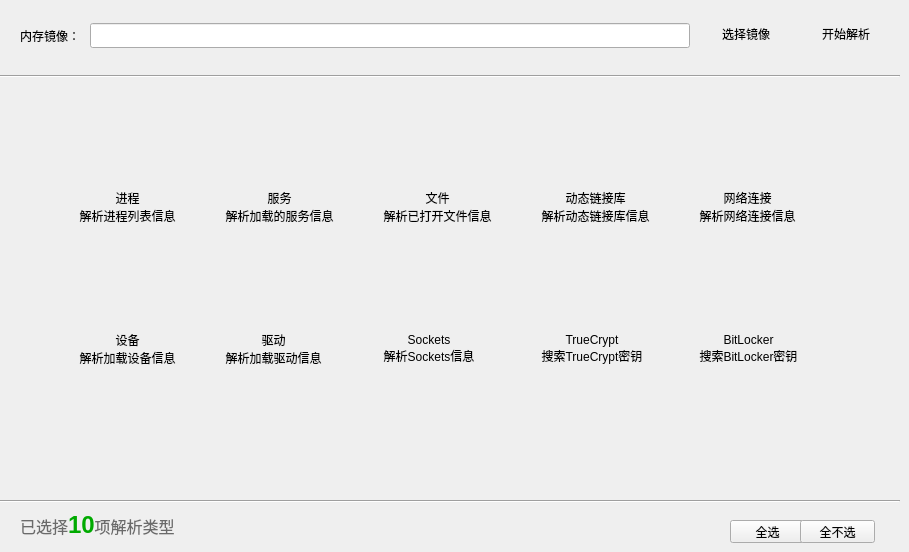
   <widget class="QWidget" name="stackedWidgetPage1">
    <property name="enabled">
     <bool>true</bool>
    </property>
    <widget class="Line" name="line">
     <property name="geometry">
      <rect>
       <x>0</x>
       <y>75</y>
       <width>900</width>
       <height>2</height>
      </rect>
     </property>
     <property name="orientation">
      <enum>Qt::Horizontal</enum>
     </property>
    </widget>
    <widget class="Line" name="line_2">
     <property name="geometry">
      <rect>
       <x>0</x>
       <y>500</y>
       <width>900</width>
       <height>3</height>
      </rect>
     </property>
     <property name="orientation">
      <enum>Qt::Horizontal</enum>
     </property>
    </widget>
    <widget class="QLabel" name="label_3">
     <property name="geometry">
      <rect>
       <x>20</x>
       <y>25</y>
       <width>61</width>
       <height>21</height>
      </rect>
     </property>
     <property name="text">
      <string>内存镜像：</string>
     </property>
    </widget>
    <widget class="QLineEdit" name="lineEdit">
     <property name="geometry">
      <rect>
       <x>90</x>
       <y>23</y>
       <width>600</width>
       <height>25</height>
      </rect>
     </property>
    </widget>
    <widget class="QToolButton" name="selectImageButton">
     <property name="geometry">
      <rect>
       <x>710</x>
       <y>20</y>
       <width>72</width>
       <height>28</height>
      </rect>
     </property>
     <property name="styleSheet">
      <string notr="true">border:0px;
background-image: url(:/images/00036[72x28x8BPP].png);</string>
     </property>
     <property name="text">
      <string>选择镜像</string>
     </property>
     <property name="iconSize">
      <size>
       <width>72</width>
       <height>28</height>
      </size>
     </property>
    </widget>
    <widget class="QToolButton" name="runButton">
     <property name="geometry">
      <rect>
       <x>810</x>
       <y>20</y>
       <width>72</width>
       <height>28</height>
      </rect>
     </property>
     <property name="styleSheet">
      <string notr="true">border:0px;
background-image: url(:/images/00036[72x28x8BPP].png);</string>
     </property>
     <property name="text">
      <string>开始解析</string>
     </property>
     <property name="iconSize">
      <size>
       <width>72</width>
       <height>28</height>
      </size>
     </property>
    </widget>
    <widget class="QWidget" name="gridLayoutWidget">
     <property name="geometry">
      <rect>
       <x>40</x>
       <y>90</y>
       <width>801</width>
       <height>361</height>
      </rect>
     </property>
     <layout class="QGridLayout" name="gridLayout" rowstretch="0,0">
      <item row="0" column="4">
       <widget class="QToolButton" name="netscanButton">
        <property name="styleSheet">
         <string notr="true">border:0px;
background: transparent;

</string>
        </property>
        <property name="text">
         <string>
网络连接
解析网络连接信息</string>
        </property>
        <property name="icon">
         <iconset resource="images.qrc">
          <normaloff>:/images/00022[72x72x8BPP].png</normaloff>:/images/00022[72x72x8BPP].png</iconset>
        </property>
        <property name="iconSize">
         <size>
          <width>72</width>
          <height>72</height>
         </size>
        </property>
        <property name="checkable">
         <bool>true</bool>
        </property>
        <property name="checked">
         <bool>true</bool>
        </property>
        <property name="toolButtonStyle">
         <enum>Qt::ToolButtonTextUnderIcon</enum>
        </property>
       </widget>
      </item>
      <item row="0" column="1">
       <widget class="QToolButton" name="svcscanButton">
        <property name="styleSheet">
         <string notr="true">border:0px;
background: transparent;

</string>
        </property>
        <property name="text">
         <string>
服务
解析加载的服务信息</string>
        </property>
        <property name="icon">
         <iconset resource="images.qrc">
          <normaloff>:/images/00027[72x72x8BPP].png</normaloff>:/images/00027[72x72x8BPP].png</iconset>
        </property>
        <property name="iconSize">
         <size>
          <width>72</width>
          <height>72</height>
         </size>
        </property>
        <property name="checkable">
         <bool>true</bool>
        </property>
        <property name="checked">
         <bool>true</bool>
        </property>
        <property name="toolButtonStyle">
         <enum>Qt::ToolButtonTextUnderIcon</enum>
        </property>
       </widget>
      </item>
      <item row="0" column="2">
       <widget class="QToolButton" name="filescanButton">
        <property name="styleSheet">
         <string notr="true">border:0px;
background: transparent;

</string>
        </property>
        <property name="text">
         <string>
文件
解析已打开文件信息</string>
        </property>
        <property name="icon">
         <iconset resource="images.qrc">
          <normaloff>:/images/00024[72x72x8BPP].png</normaloff>:/images/00024[72x72x8BPP].png</iconset>
        </property>
        <property name="iconSize">
         <size>
          <width>72</width>
          <height>72</height>
         </size>
        </property>
        <property name="checkable">
         <bool>true</bool>
        </property>
        <property name="checked">
         <bool>true</bool>
        </property>
        <property name="toolButtonStyle">
         <enum>Qt::ToolButtonTextUnderIcon</enum>
        </property>
       </widget>
      </item>
      <item row="0" column="3">
       <widget class="QToolButton" name="dlllistButton">
        <property name="styleSheet">
         <string notr="true">border:0px;
background: transparent;

</string>
        </property>
        <property name="text">
         <string>
动态链接库
解析动态链接库信息</string>
        </property>
        <property name="icon">
         <iconset resource="images.qrc">
          <normaloff>:/images/00013[72x72x8BPP].png</normaloff>:/images/00013[72x72x8BPP].png</iconset>
        </property>
        <property name="iconSize">
         <size>
          <width>72</width>
          <height>72</height>
         </size>
        </property>
        <property name="checkable">
         <bool>true</bool>
        </property>
        <property name="checked">
         <bool>true</bool>
        </property>
        <property name="toolButtonStyle">
         <enum>Qt::ToolButtonTextUnderIcon</enum>
        </property>
       </widget>
      </item>
      <item row="1" column="0">
       <widget class="QToolButton" name="deviceButton">
        <property name="styleSheet">
         <string notr="true">border:0px;
background: transparent;

</string>
        </property>
        <property name="text">
         <string>
设备
解析加载设备信息</string>
        </property>
        <property name="icon">
         <iconset resource="images.qrc">
          <normaloff>:/images/00014[86x72x8BPP].png</normaloff>:/images/00014[86x72x8BPP].png</iconset>
        </property>
        <property name="iconSize">
         <size>
          <width>72</width>
          <height>72</height>
         </size>
        </property>
        <property name="checkable">
         <bool>true</bool>
        </property>
        <property name="checked">
         <bool>true</bool>
        </property>
        <property name="toolButtonStyle">
         <enum>Qt::ToolButtonTextUnderIcon</enum>
        </property>
       </widget>
      </item>
      <item row="1" column="1">
       <widget class="QToolButton" name="driverscanButton">
        <property name="styleSheet">
         <string notr="true">border:0px;
background: transparent;

</string>
        </property>
        <property name="text">
         <string>
驱动
解析加载驱动信息</string>
        </property>
        <property name="icon">
         <iconset resource="images.qrc">
          <normaloff>:/images/00015[72x72x8BPP].png</normaloff>:/images/00015[72x72x8BPP].png</iconset>
        </property>
        <property name="iconSize">
         <size>
          <width>72</width>
          <height>72</height>
         </size>
        </property>
        <property name="checkable">
         <bool>true</bool>
        </property>
        <property name="checked">
         <bool>true</bool>
        </property>
        <property name="toolButtonStyle">
         <enum>Qt::ToolButtonTextUnderIcon</enum>
        </property>
       </widget>
      </item>
      <item row="1" column="2">
       <widget class="QToolButton" name="socketsButton">
        <property name="styleSheet">
         <string notr="true">border:0px;
background: transparent;

</string>
        </property>
        <property name="text">
         <string>
Sockets
解析Sockets信息</string>
        </property>
        <property name="icon">
         <iconset resource="images.qrc">
          <normaloff>:/images/00025[72x72x8BPP].png</normaloff>:/images/00025[72x72x8BPP].png</iconset>
        </property>
        <property name="iconSize">
         <size>
          <width>72</width>
          <height>72</height>
         </size>
        </property>
        <property name="checkable">
         <bool>true</bool>
        </property>
        <property name="checked">
         <bool>true</bool>
        </property>
        <property name="toolButtonStyle">
         <enum>Qt::ToolButtonTextUnderIcon</enum>
        </property>
       </widget>
      </item>
      <item row="1" column="3">
       <widget class="QToolButton" name="truecryptButton">
        <property name="styleSheet">
         <string notr="true">border:0px;
background: transparent;

</string>
        </property>
        <property name="text">
         <string>
TrueCrypt
搜索TrueCrypt密钥</string>
        </property>
        <property name="icon">
         <iconset resource="images.qrc">
          <normaloff>:/images/00020[72x72x8BPP].png</normaloff>:/images/00020[72x72x8BPP].png</iconset>
        </property>
        <property name="iconSize">
         <size>
          <width>72</width>
          <height>72</height>
         </size>
        </property>
        <property name="checkable">
         <bool>true</bool>
        </property>
        <property name="checked">
         <bool>true</bool>
        </property>
        <property name="toolButtonStyle">
         <enum>Qt::ToolButtonTextUnderIcon</enum>
        </property>
       </widget>
      </item>
      <item row="1" column="4">
       <widget class="QToolButton" name="bitlockerButton">
        <property name="styleSheet">
         <string notr="true">border:0px;
background: transparent;

</string>
        </property>
        <property name="text">
         <string>
BitLocker
搜索BitLocker密钥</string>
        </property>
        <property name="icon">
         <iconset resource="images.qrc">
          <normaloff>:/images/00019[72x72x8BPP].png</normaloff>:/images/00019[72x72x8BPP].png</iconset>
        </property>
        <property name="iconSize">
         <size>
          <width>72</width>
          <height>72</height>
         </size>
        </property>
        <property name="checkable">
         <bool>true</bool>
        </property>
        <property name="checked">
         <bool>true</bool>
        </property>
        <property name="toolButtonStyle">
         <enum>Qt::ToolButtonTextUnderIcon</enum>
        </property>
       </widget>
      </item>
      <item row="0" column="0">
       <widget class="QToolButton" name="pslistButton">
        <property name="accessibleDescription">
         <string/>
        </property>
        <property name="styleSheet">
         <string notr="true">
border:none;
background: transparent;



</string>
        </property>
        <property name="text">
         <string>
进程
解析进程列表信息</string>
        </property>
        <property name="icon">
         <iconset resource="images.qrc">
          <normaloff>:/images/00018[72x72x8BPP].png</normaloff>:/images/00018[72x72x8BPP].png</iconset>
        </property>
        <property name="iconSize">
         <size>
          <width>72</width>
          <height>72</height>
         </size>
        </property>
        <property name="checkable">
         <bool>true</bool>
        </property>
        <property name="checked">
         <bool>true</bool>
        </property>
        <property name="autoExclusive">
         <bool>false</bool>
        </property>
        <property name="popupMode">
         <enum>QToolButton::DelayedPopup</enum>
        </property>
        <property name="toolButtonStyle">
         <enum>Qt::ToolButtonTextUnderIcon</enum>
        </property>
       </widget>
      </item>
     </layout>
    </widget>
    <widget class="QPushButton" name="selectallButton">
     <property name="geometry">
      <rect>
       <x>730</x>
       <y>520</y>
       <width>75</width>
       <height>23</height>
      </rect>
     </property>
     <property name="styleSheet">
      <string notr="true">

QPushButton#selectallButton:hover{
color: rgba(85, 170, 255,50%);
}

border:0px;
color: rgb(85, 170, 255);
background: transparent;</string>
     </property>
     <property name="text">
      <string>全选</string>
     </property>
    </widget>
    <widget class="QPushButton" name="disselectallButton">
     <property name="geometry">
      <rect>
       <x>800</x>
       <y>520</y>
       <width>75</width>
       <height>23</height>
      </rect>
     </property>
     <property name="styleSheet">
      <string notr="true">



QPushButton#disselectallButton:hover{
color: rgba(85, 170, 255,50%);
}

border:0px;
color: rgb(85, 170, 255);
background: transparent;
</string>
     </property>
     <property name="text">
      <string>全不选</string>
     </property>
    </widget>
    <widget class="QLabel" name="label_4">
     <property name="geometry">
      <rect>
       <x>20</x>
       <y>510</y>
       <width>161</width>
       <height>31</height>
      </rect>
     </property>
     <property name="text">
      <string>&lt;html&gt;&lt;head/&gt;&lt;body&gt;&lt;p&gt;&lt;span style=&quot; font-size:12pt; color:#6b6b6b;&quot;&gt;已选择&lt;/span&gt;&lt;span style=&quot; font-size:18pt; font-weight:600; color:#00aa00;&quot;&gt;10&lt;/span&gt;&lt;span style=&quot; font-size:12pt; color:#6b6b6b;&quot;&gt;项解析类型&lt;/span&gt;&lt;/p&gt;&lt;/body&gt;&lt;/html&gt;</string>
     </property>
    </widget>
   </widget>
